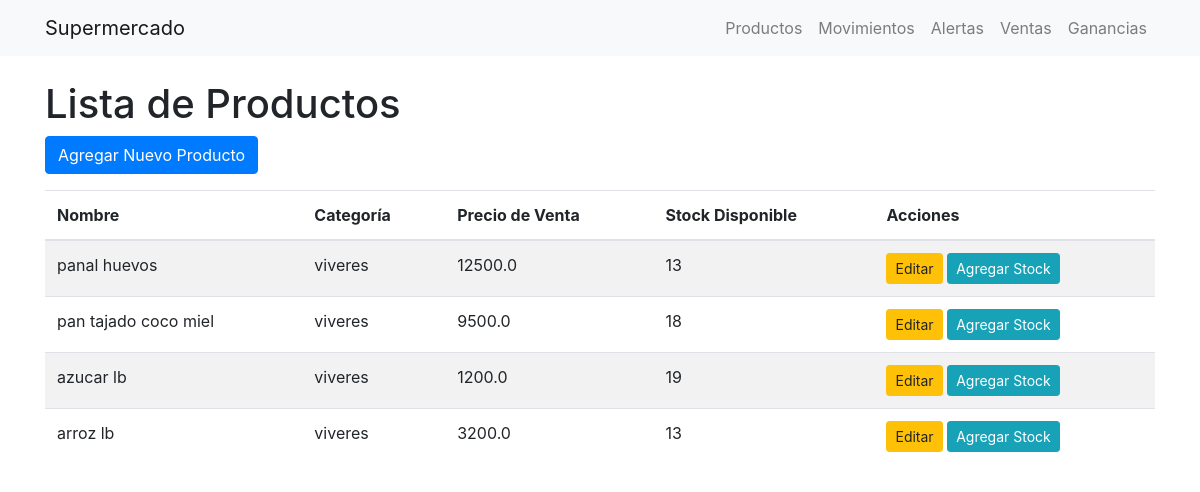
The app's page /productos, older data.
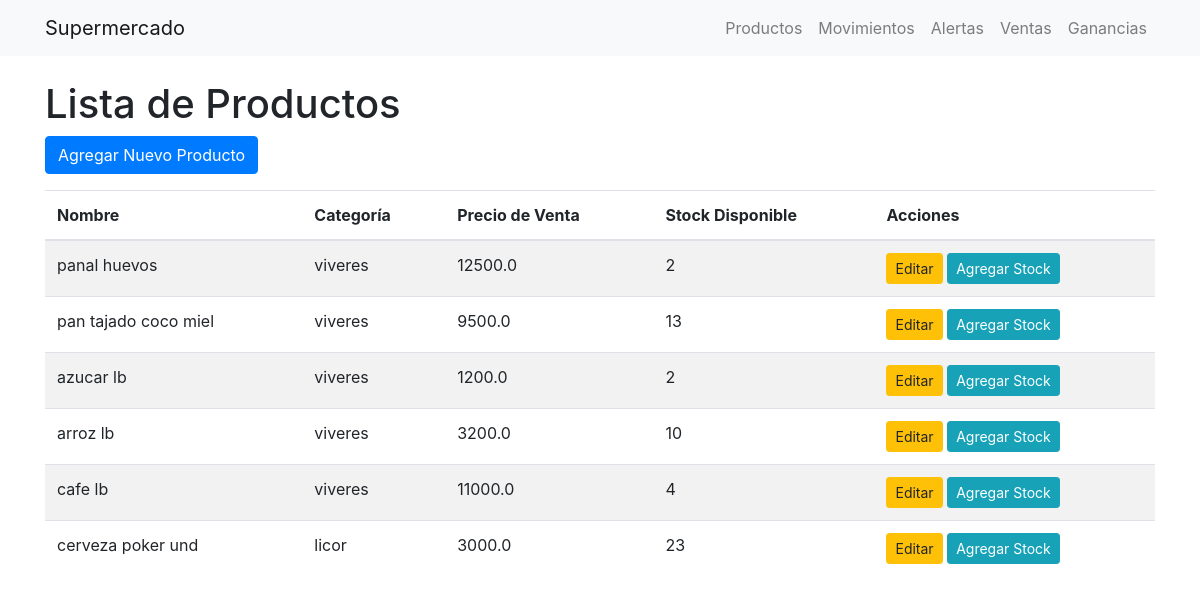
The same page, newer data.
### app.py (models this page shows)
class Producto(db.Model):
    id = db.Column(db.Integer, primary_key=True)
    nombre = db.Column(db.String(100), nullable=False)
    categoria = db.Column(db.String(100), nullable=False)
    precio_compra = db.Column(db.Float, nullable=False)
    precio_venta = db.Column(db.Float, nullable=False)
    stock_disponible = db.Column(db.Integer, nullable=False)
    proveedor = db.Column(db.String(100), nullable=False)
    umbral_alerta = db.Column(db.Integer, nullable=False, default=5)

### app.py (the view)
@app.route('/productos')
def productos():
    productos = Producto.query.all()
    return render_template('productos/lista_productos.html', productos=productos)

### templates/productos/lista_productos.html
{% extends 'index.html' %}
{% block content %}
    <h1>Lista de Productos</h1>
    <a href="{{ url_for('agregar_producto') }}" class="btn btn-primary mb-3">Agregar Nuevo Producto</a>
    <table class="table table-striped">
        <thead>
            <tr>
                <th>Nombre</th>
                <th>Categoría</th>
                <th>Precio de Venta</th>
                <th>Stock Disponible</th>
                <th>Acciones</th>
            </tr>
        </thead>
        <tbody>
            {% for producto in productos %}
                <tr>
                    <td>{{ producto.nombre }}</td>
                    <td>{{ producto.categoria }}</td>
                    <td>{{ producto.precio_venta }}</td>
                    <td>{{ producto.stock_disponible }}</td>
                    <td>
                         <a href="{{ url_for('editar_producto', id=producto.id) }}" class="btn btn-sm btn-warning">Editar</a>
                         <a href="{{ url_for('agregar_stock', id=producto.id) }}" class="btn btn-sm btn-info">Agregar Stock</a>
                    </td>
                </tr>
            {% endfor %}
        </tbody>
    </table>
{% endblock %}

### templates/index.html (shortened to what this page needs)
<!DOCTYPE html>
<html lang="es">
<head>
    <link rel="stylesheet" href="https://stackpath.bootstrapcdn.com/bootstrap/4.5.2/css/bootstrap.min.css">
</head>
<body>
    <nav class="navbar navbar-expand-lg navbar-light bg-light">
        <div class="container">
            <a class="navbar-brand" href="{{ url_for('index') }}">Supermercado</a>
            <div class="collapse navbar-collapse" id="navbarNav">
                <ul class="navbar-nav ml-auto">
                    <li class="nav-item">
                        <a class="nav-link" href="{{ url_for('productos') }}">Productos</a>
                    </li>
                    <li class="nav-item">
                        <a class="nav-link" href="{{ url_for('movimientos') }}">Movimientos</a>
                    </li>
                    <li class="nav-item">
                        <a class="nav-link" href="{{ url_for('alertas') }}">Alertas</a>
                    </li>
                    <li class="nav-item">
                        <a class="nav-link" href="{{ url_for('ventas') }}">Ventas</a>
                    </li>
                    <li class="nav-item">
                        <a class="nav-link" href="{{ url_for('ganancias') }}">Ganancias</a>
                    </li>
                </ul>
            </div>
        </div>
    </nav>
    <div class="container mt-4">
        {% block content %}
        {% endblock %}
    </div>
</body>
</html>

Row changes from the older to the newer data that the page shows:
changed Producto "panal huevos": stock_disponible "13" → "2"
changed Producto "pan tajado coco miel": stock_disponible "18" → "13"
changed Producto "azucar lb": stock_disponible "19" → "2"
changed Producto "arroz lb": stock_disponible "13" → "10"
added Producto: nombre "cafe lb", categoria "viveres", precio_venta "11000.0", stock_disponible "4"
added Producto: nombre "cerveza poker und", categoria "licor", precio_venta "3000.0", stock_disponible "23"
